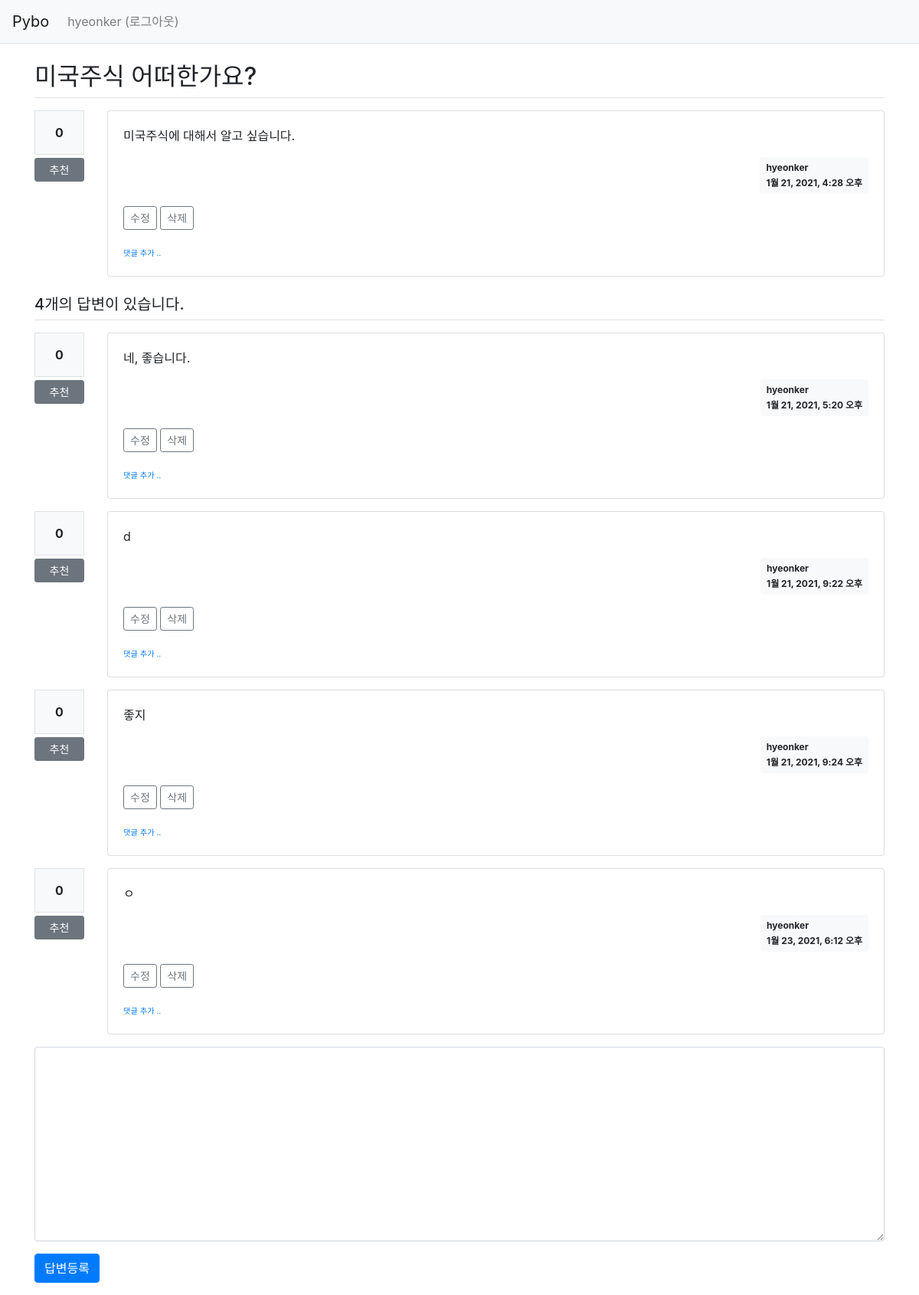
Screenshot of /pybo/1/ (signed in) with the database file from the repository.
### pybo/models.py (models this page shows, shortened)
class Question(models.Model):
    author = models.ForeignKey(User, on_delete=models.CASCADE, related_name='author_question')
    subject = models.CharField(max_length=200)
    content = models.TextField()
    create_date = models.DateTimeField()
    modify_date = models.DateTimeField(null=True, blank=True)
    voter = models.ManyToManyField(User, related_name='voter_question')

class Answer(models.Model):
    author = models.ForeignKey(User, on_delete=models.CASCADE, related_name='author_answer')
    question = models.ForeignKey(Question, on_delete=models.CASCADE)
    content = models.TextField()
    create_date = models.DateTimeField()
    modify_date = models.DateTimeField(null=True, blank=True)
    voter = models.ManyToManyField(User, related_name='voter_answer')

### pybo/views/base_views.py (the view)
# urls.py: path('<int:question_id>/', base_views.detail, name='detail'),
def detail(request, question_id):
    question = get_object_or_404(Question, pk=question_id)
    context = {'question': question}
    return render(request, 'pybo/question_detail.html', context)

### pybo/templatetags/pybo_filter.py (called while the page is built)
@register.filter()
def mark(value):
    extensions = ["nl2br", "fenced_code"]
    return mark_safe(markdown.markdown(value, extensions=extensions))

### templates/pybo/question_detail.html (shortened to what this page needs)
{% extends 'base.html' %}
{% load pybo_filter %}
{% block content %}
<div class="container my-3">
    <h2 class="border-bottom py-2">{{ question.subject }}</h2>
    <div class="row my-3">
        <div class="col-1">
            <div class="bg-light text-center p-3 border font-weight-bolder mb-1">{{question.voter.count}}</div>
            <a href="#" data-uri="{% url 'pybo:vote_question' question.id  %}"
               class="recommend btn btn-sm btn-secondary btn-block my-1">추천</a>
        </div>
        <div class="col-11">
            <div class="card">
                <div class="card-body">
                    <div class="card-text">{{ question.content|mark }}</div>
                    <div class="d-flex justify-content-end">
                        <div class="badge badge-light p-2 text-left">
                            <div class="mb-2">{{ question.author.username }}</div>
                            <div>{{ question.create_date }}</div>
                        </div>
                    </div>
                    {% if request.user == question.author %}
                    <div class="my-3">
                        <a href="{% url 'pybo:question_modify' question.id  %}"
                           class="btn btn-sm btn-outline-secondary">수정</a>
                        <a href="#" class="delete btn btn-sm btn-outline-secondary"
                           data-uri="{% url 'pybo:question_delete' question.id  %}">삭제</a>
                    </div>
                    {% endif %}
                    <div>
                        <a href="{% url 'pybo:comment_create_question' question.id  %}"
                           class="small"><small>댓글 추가 ..</small></a>
                    </div>
                </div>
            </div>
        </div>
    </div>
    <h5 class="border-bottom my-3 py-2">{{question.answer_set.count}}개의 답변이 있습니다.</h5>
    {% for answer in question.answer_set.all %}
    <div class="row my-3">
        <div class="col-1">
            <div class="bg-light text-center p-3 border font-weight-bolder mb-1">{{answer.voter.count}}</div>
            <a href="#" data-uri="{% url 'pybo:vote_answer' answer.id  %}"
                class="recommend btn btn-sm btn-secondary btn-block my-1">추천</a>
        </div>
        <div class="col-11">
            <div class="card">
                <div class="card-body">
                    <div class="card-text">{{ answer.content|mark }}</div>
                    <div class="d-flex justify-content-end">
                        <div class="badge badge-light p-2 text-left">
                            <div class="mb-2">{{ answer.author.username }}</div>
                            <div>{{ answer.create_date }}</div>
                        </div>
                    </div>
                    {% if request.user == answer.author %}
                    <div class="my-3">
                        <a href="{% url 'pybo:answer_modify' answer.id  %}"
                           class="btn btn-sm btn-outline-secondary">수정</a>
                        <a href="#" class="delete btn btn-sm btn-outline-secondary "
                           data-uri="{% url 'pybo:answer_delete' answer.id  %}">삭제</a>
                    </div>
                    {% endif %}
                    <div>
                        <a href="{% url 'pybo:comment_create_answer' answer.id  %}"
                           class="small"><small>댓글 추가 ..</small></a>
                    </div>
                </div>
            </div>
        </div>
    </div>
    {% endfor %}
    <form action="{% url 'pybo:answer_create' question.id %}" method="post" class="my-3">
        <div class="form-group">
            <textarea {% if not user.is_authenticated %}disabled{% endif %}
              name="content" id="content" class="form-control" rows="10"></textarea>
        </div>
        <input type="submit" value="답변등록" class="btn btn-primary">
    </form>
</div>
{% endblock %}

### templates/navbar.html (shortened to what this page needs)
<nav class="navbar navbar-expand-lg navbar-light bg-light border-bottom">
    <a class="navbar-brand" href="{% url 'pybo:index' %}">Pybo</a>
    <div class="collapse navbar-collapse flex-grow-0" id="navbarNav">
        <ul class="navbar-nav">
            <li class="nav-item ">
                {% if user.is_authenticated %}
                <a class="nav-link" href="{% url 'common:logout' %}">{{ user.username }} (로그아웃)</a>
                {% else %}
                <a class="nav-link" href="{% url 'common:login' %}">로그인</a>
                {% endif %}
            </li>
        </ul>
    </div>
</nav>

### rows the page displays
Question: subject "미국주식 어떠한가요?", voter.count "0", content|mark "미국주식에 대해서 알고 싶습니다.", author.username "hyeonker", create_date "1월 21, 2021, 4:28 오후", answer_set.count "4"
Answer: voter.count "0", content|mark "네, 좋습니다.", author.username "hyeonker", create_date "1월 21, 2021, 5:20 오후", shows "수정"
Answer: voter.count "0", content|mark "d", author.username "hyeonker", create_date "1월 21, 2021, 9:22 오후", shows "수정"
Answer: voter.count "0", content|mark "좋지", author.username "hyeonker", create_date "1월 21, 2021, 9:24 오후", shows "수정"
Answer: voter.count "0", content|mark "ㅇ", author.username "hyeonker", create_date "1월 23, 2021, 6:12 오후", shows "수정"

### other values shown
{{ user.username }} "hyeonker"
